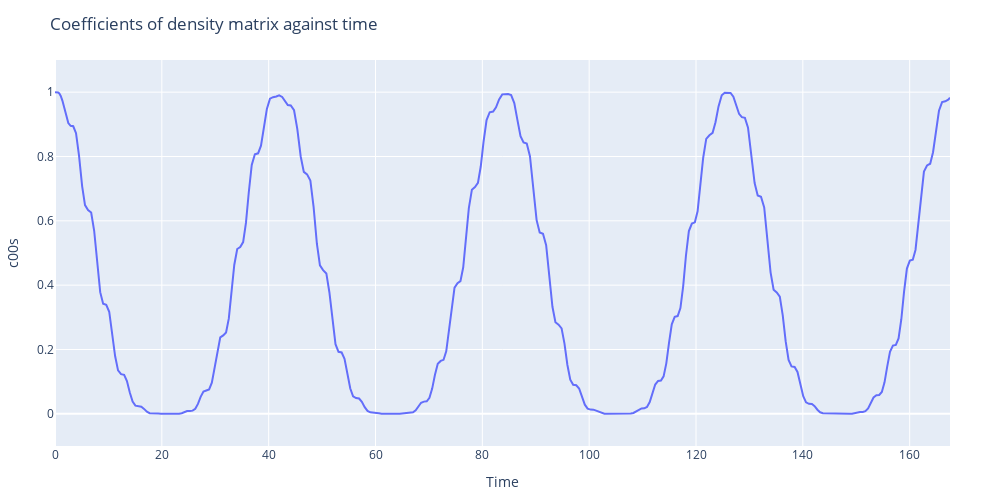

Write notebook code for a chart like this one.
### Code cell
plot_c00s_full = scatter(x=sol.t, y=abs2.(c00s), mode="lines", name="c00s")
plot_c00s_mesolve = scatter(x=ts, y=abs2.(cs[1]), mode="lines", name="c00s")

layout = Layout(
    xaxis_title="Time",
    yaxis_title="c00s",
    title="Coefficients of density matrix against time",
    width=1000,
    height=500,
    yaxis_range=[-0.1, 1.1]
)

plot([plot_c00s_full], layout)

### Figure 1 — Plotly figure (JSON) as saved in the notebook; plotly's stock layout.template omitted (floating-point values rounded to 4 significant figures; data arrays with more than 128 entries replaced by an {"elided": "..."} marker saying what was removed)
{"data": [{"mode": "lines", "name": "c00s", "type": "scatter", "x": {"elided": "321 float values"}, "y": {"elided": "321 float values"}}], "layout": {"height": 500, "margin": {"b": 50, "l": 50, "r": 50, "t": 60}, "title": "Coefficients of density matrix against time", "width": 1000, "xaxis": {"title": {"text": "Time"}}, "yaxis": {"range": [-0.1, 1.1], "title": {"text": "c00s"}}}}
